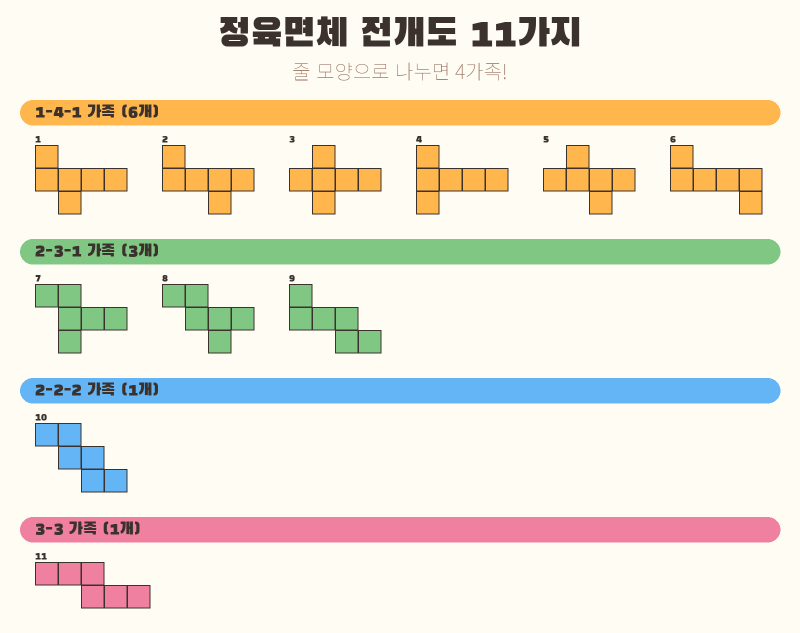
#> input picture blog/cube_nets/01_전개도_11가지.png, 1600 x 1266 px, found by its file name (shown at 1/2 size)
$ python -i render.py   (imports and definitions only)
#> lines starting #> are read from the running program, lines starting #| are printed output that depends on the picture
"""연도 랩! 1866~1953 뮤직비디오 생성기.

하늘·구름·빛·별·비·실루엣을 코드로 그려 장면을 만들고, timing.csv의 가사를
자막·연도 카드·연표 막대로 얹어 음원과 합칩니다.

    python3 render.py --still 5,25,50      # 해당 초의 정지 화면 PNG 미리보기
    python3 render.py                      # 전체 영상 렌더링 (out/modern_history_rap.mp4)

필요: pip install pillow numpy scipy imageio-ffmpeg
자산: assets/song.mp3, assets/fonts/{BlackHanSans-Regular,NotoSansKR,GowunDodum}.ttf
"""
import argparse
import csv
import json
import math
import os
import re
import subprocess
import sys
from multiprocessing import Pool

import numpy as np
from PIL import Image, ImageDraw, ImageFilter, ImageFont

W, H, FPS = 1920, 1080, 30
HERE = os.path.dirname(os.path.abspath(__file__))
# 곡 폴더: timing.csv, shots.csv, images/, assets/, out/, song.json(선택)이 있는 곳
SONG_DIR = os.path.abspath(os.environ.get("SONG_DIR", HERE))
ASSETS = os.environ.get("ASSETS", os.path.join(SONG_DIR, "assets"))
OUT = os.environ.get("OUT", os.path.join(SONG_DIR, "out"))
FONT_DISPLAY = os.path.join(ASSETS, "fonts", "BlackHanSans-Regular.ttf")
FONT_BODY = os.path.join(ASSETS, "fonts", "NotoSansKR.ttf")
FONT_SOFT = os.path.join(ASSETS, "fonts", "GowunDodum.ttf")
SONG = os.path.join(ASSETS, "song.mp3")
IMAGES = os.environ.get("IMAGES", os.path.join(SONG_DIR, "images"))
CFG = {
    "duration": 185.6,
    "title": "연도 랩!",
    "subtitle": "1866 ~ 1953 한국 근현대사",
    "timeline_years": [1866, 1871, 1876, 1884, 1894, 1897, 1905, 1910, 1919, 1945, 1948, 1950, 1953],
    "intro_end": 10.0,      # 처음 제목이 사라지는 시각, 연도 바가 나타나는 시각
    "outro_start": 173.0,   # 끝 제목이 나타나는 시각, 연도 바가 사라지는 시각
    "scenes": None,         # [[시각, 장면, 시드], ...] 없으면 아래 TIMELINE 사용
    "channel": "호크마 차일드 스터디",  # 화면 위쪽에 살짝 보이는 채널 이름 ("" 이면 안 보임)
    "layout": "history",    # "science": 그림이 잘 보이게 카드는 맨 위로 작게, 설명은 크게, 자막 20% 작게
}
# [3 lines not run here, left out]
DURATION = CFG["duration"]
TITLE = CFG["title"]
SUBTITLE = CFG["subtitle"]
TIMELINE_YEARS = CFG["timeline_years"]
SCIENCE = CFG["layout"] == "science"
SHORT = CFG["layout"] == "short"   # 간략본: 연도는 맨 위에 작게, 채널 이름은 오른쪽 위
MATH = CFG.get("panel") == "math"   # 수학 공식송: 왼쪽에 공식 카드
GEO = CFG.get("map") or MATH   # 지리송: "now"(지금 시도 지도) 또는 "old"(옛 지도). 왼쪽에 지도 판, 설명은 지도 제목으로


def hexc(s):
    s = s.lstrip("#")
    return np.array([int(s[i:i + 2], 16) / 255 for i in (0, 2, 4)], np.float32)


# ---------------------------------------------------------------- noise

# [15 lines left out: function fbm, not called in this run]


def smoothstep(a, b, x):
    t = np.clip((x - a) / (b - a), 0, 1)
    return t * t * (3 - 2 * t)


# [12 lines left out: functions blur, shift, not called in this run]


def gauss_sprite(r):
    y, x = np.mgrid[-r:r + 1, -r:r + 1]
    return np.exp(-(x * x + y * y) / (2 * (r / 2.2) ** 2)).astype(np.float32)


# [22 lines left out: functions add_sprite, over, not called in this run]


# ---------------------------------------------------------------- scenes

SCENES = {
    "magic": dict(sky=[(0, "#1d2b64"), (.35, "#5b4a9a"), (.62, "#e0729a"), (.82, "#ffb37a"), (1, "#ffd9a0")],
                  sun=(.72, .74), sun_col="#fff1c9", glow=1.0,
                  clouds=dict(band=.5, width=.28, cover=.55, shadow="#6a4f8f", lit="#ffd2a8", rim="#fff3d6", scale=3),
                  cirrus="#ffc8b8", rays=.35, flare=True, sil=["hills_dusk", "wires"], parts=["sparkle"]),
    "sea_dawn": dict(sky=[(0, "#24365e"), (.45, "#6f86b8"), (.66, "#f2b6a0"), (.72, "#ffe0b5"), (1, "#ffe0b5")],
                     sun=(.34, .69), sun_col="#fff4dc", glow=.9, horizon=.72,
                     sea=("#3a4d78", "#0f1830"),
                     clouds=dict(band=.33, width=.2, cover=.45, shadow="#7a7fa8", lit="#ffe6cf", rim="#fff6e8", scale=3),
                     cirrus="#ffd6c4", rays=.2, flare=True, sil=["ships"], parts=["sparkle_low"]),
    "hanok_sunset": dict(sky=[(0, "#2b1d4f"), (.4, "#8b3f6e"), (.66, "#f07b4f"), (.86, "#ffc46b"), (1, "#ffd98f")],
                         sun=(.5, .74), sun_col="#fff0c0", glow=1.1,
                         clouds=dict(band=.38, width=.24, cover=.5, shadow="#7b3a5a", lit="#ffc18a", rim="#ffe9c4", scale=3),
                         cirrus="#ffb894", rays=.45, flare=False, sil=["mountain_far", "hanok"], parts=["fireflies"]),
    "storm": dict(sky=[(0, "#262d38"), (.6, "#4c5562"), (1, "#6f7986")], sun=None, glow=0,
                  clouds=dict(band=.3, width=.45, cover=.85, shadow="#323844", lit="#7d8794", rim="#9aa3ae", scale=4),
                  cirrus=None, rays=0, flare=False, sil=["mountain_far", "hanok_dark"], parts=["rain"], dark=.25),
    "breaking": dict(sky=[(0, "#34405e"), (.5, "#a08f94"), (.8, "#e8b98e"), (1, "#f0cfa8")],
                     sun=(.52, .3), sun_col="#fff2d4", glow=.85,
                     clouds=dict(band=.42, width=.35, cover=.62, shadow="#6d6f86", lit="#fff0d0", rim="#ffffff", scale=3,
                                 hole=(.52, .3, .16)),
                     cirrus=None, rays=.6, flare=False, sil=["hills_day"], parts=["rise"]),
    "summer": dict(sky=[(0, "#1d63c4"), (.5, "#4fa3ef"), (.85, "#bfe6ff"), (1, "#e8f6ff")],
                   sun=(.84, .16), sun_col="#ffffff", glow=.9,
                   clouds=dict(band=.6, width=.24, cover=.7, shadow="#8fb3dc", lit="#ffffff", rim="#ffffff", scale=2.5),
                   cirrus="#ffffff", rays=.25, flare=True, sil=["hills_summer", "wires"], parts=["sparkle"]),
    "war_night": dict(sky=[(0, "#0b0f1e"), (.6, "#1d2240"), (1, "#3b2a3a")], sun=(.5, 1.05), sun_col="#ff7a50", glow=.35,
                      clouds=dict(band=.35, width=.4, cover=.75, shadow="#141a2b", lit="#4a4e6a", rim="#6a5a70", scale=4),
                      cirrus=None, rays=0, flare=False, sil=["hills_night"], parts=["rain"], dark=.2),
    "starry": dict(sky=[(0, "#050816"), (.5, "#0f1838"), (.85, "#2a3a6e"), (1, "#4a4f8a")], sun=None, glow=0,
                   stars=True,
                   clouds=dict(band=.88, width=.1, cover=.4, shadow="#1a2348", lit="#6a78b8", rim="#9aa6e0", scale=3),
                   cirrus=None, rays=0, flare=False, sil=["hills_night", "wires"], parts=["shooting"]),
    "sunrise": dict(sky=[(0, "#2a3f7a"), (.45, "#8ea0d8"), (.7, "#ffc9b0"), (.85, "#ffe7c2"), (1, "#fff1d8")],
                    sun=(.5, .8), sun_col="#fff6e0", glow=1.1,
                    clouds=dict(band=.42, width=.22, cover=.45, shadow="#8a8fc0", lit="#fff0e0", rim="#ffffff", scale=3),
                    cirrus="#ffd8cc", rays=.4, flare=True, sil=["hills_dawn"], parts=["petals"]),
}

# (start time, scene key, seed). Crossfade of XFADE seconds around each boundary.
TIMELINE = [(0, "magic", 11), (20.0, "sea_dawn", 21), (43.2, "hanok_sunset", 31), (75.5, "magic", 12),
            (86.0, "storm", 41), (92.4, "breaking", 42), (102.0, "summer", 51), (108.4, "war_night", 52),
            (114.8, "starry", 61), (151.2, "magic", 13), (163.0, "sunrise", 71)]
if CFG["scenes"]:
    TIMELINE = [tuple(x) for x in CFG["scenes"]]
XFADE = 1.0
CLOUD_PAD = 520


# [4 lines left out: function scene_span, not called in this run]


class Scene:
    # [367 lines left out: functions __init__, _milky_way, _stars, _clouds, _make_sea, _rays_flare and 5 more, not called in this run]


# ---------------------------------------------------------------- text

class Text:
    def __init__(self):
        self.cache = {}

    # [43 lines left out: functions font, label, not called in this run]


FRAC_RE = re.compile(r"(\d+)/(\d+)")


# [42 lines left out: function frac_mask, not called in this run]


TX = None


# [5 lines left out: function tx, not called in this run]


def ease(x):
    x = min(1, max(0, x))
    return 1 - (1 - x) ** 3


def load_lines():
    rows = []
    with open(os.path.join(SONG_DIR, "timing.csv"), encoding="utf-8-sig") as f:
        for r in csv.DictReader(f):
            r["start"], r["end"] = float(r["start"]), float(r["end"])
            rows.append(r)
    return rows


# [1 line that did not run here, left out]


# ---------------------------------------------------------------- image shots

SHOT_FADE = .5
SHOT_SCALE = 1.14


def load_shots():
    path = os.path.join(SONG_DIR, "shots.csv")
    if not os.path.exists(path):
        return []
    rows = []
    with open(path, encoding="utf-8") as f:
        for r in csv.DictReader(f):
            r["start"], r["end"] = float(r["start"]), float(r["end"])
            if os.path.exists(os.path.join(IMAGES, r["image"])):
                rows.append(r)
    return rows


SHOTS = load_shots()
_IMG = {}


def shot_image(name):
    """Cover-fit the picture to a canvas slightly larger than the frame (room for pan/zoom)."""
#> called with name = '../../blog/cube_nets/01_전개도_11가지.png'
    if name not in _IMG:
        if len(_IMG) >= 6:
            _IMG.pop(next(iter(_IMG)))
        im = Image.open(os.path.join(IMAGES, name)).convert("RGB")
#> im is the input picture: PIL image 1600x1266 RGB; mean R, G, B 235.5, 230.3, 217.2
        cw, ch = int(W * SHOT_SCALE), int(H * SHOT_SCALE)
        k = max(cw / im.width, ch / im.height)
#> k = 1.37
        im = im.resize((math.ceil(im.width * k), math.ceil(im.height * k)), Image.LANCZOS)
#> im: PIL image 2188x1732 RGB
        x0, y0 = (im.width - cw) // 2, (im.height - ch) // 2
#> x0 = 0; y0 = 250
        _IMG[name] = im.crop((x0, y0, x0 + cw, y0 + ch))
    return _IMG[name]
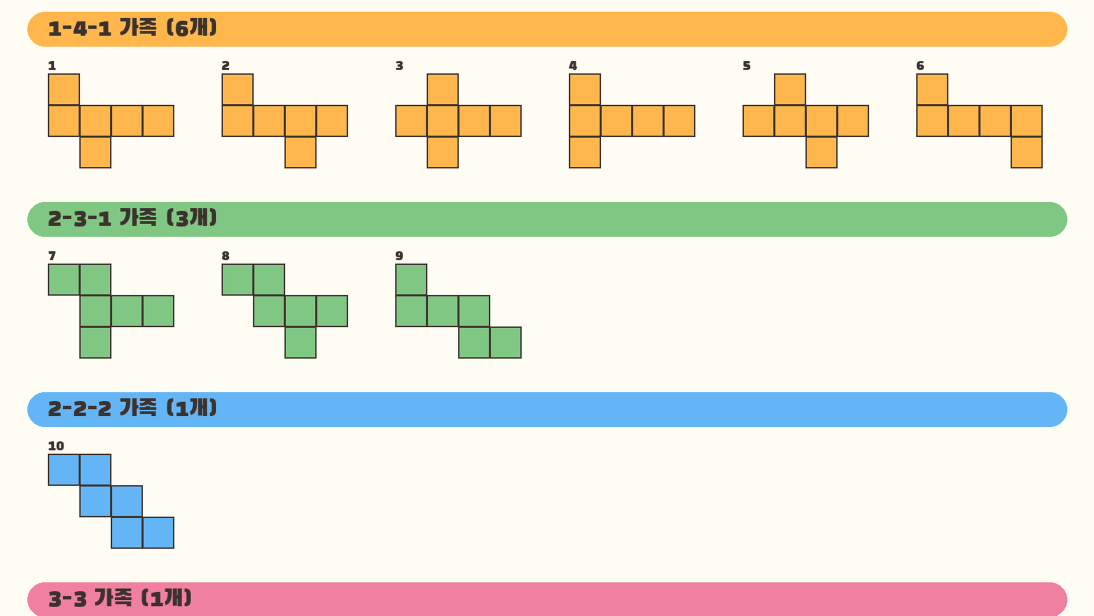
#> returned value: PIL image 2188x1231 RGB (shown at 1/2 size); mean R, G, B 231.3, 226.5, 210.9


class FX:
    """Particle overlays for picture shots, borrowing the scene particle code."""
    _particles = Scene._particles
    _rain_tex = Scene._rain_tex
    _petals = Scene._petals

    # [9 lines left out: function __init__, not called in this run]


_FX = {}
_SHOT_VIG = None


# [56 lines left out: functions render_shot, shot_layer, active, not called in this run]


def years_of(s):
    return [int(y) for y in re.findall(r"\d{4}", s or "")]


# [10 lines left out: function timeline_keys, not called in this run]


SUB_SIZE, SUB_SIZE_HOOK = (84, 92) if SCIENCE else (116, 128)
SUB_MAXW = 1800
SUB_BOTTOM = 968


# [134 lines left out: functions wrap_lines, draw_subtitle, draw_card, draw_timeline, draw_title, draw_channel, not called in this run]


# ---------------------------------------------------------------- frame

_SCENES = {}


# [35 lines left out: functions get_scene, frame, scene_frame, not called in this run]


# ---------------------------------------------------------------- 지리송 지도 판

MAP_X, MAP_Y, MAP_W, MAP_H = 40, 40, 600, 760
MAP_RIGHT_CX = (MAP_X + MAP_W + W) // 2
_MAPS, _MAP_IMG = {}, {}
# [13 lines not run here, left out]


# [36 lines left out: functions map_spec, map_image, draw_map, not called in this run]


# CLEAN=1: 자막·연도 카드·연도 바 없이 그림만 (싱크 도구에서 쓸 미리보기용)
CLEAN = os.environ.get("CLEAN") == "1"


# [79 lines left out: functions overlay, ffmpeg, render_chunk, main, not called in this run]


# [2 lines not run here, left out]

>>> result = shot_image('../../blog/cube_nets/01_전개도_11가지.png')

$ run again, on blog/cube_nets/03_2-3-1_가족.png
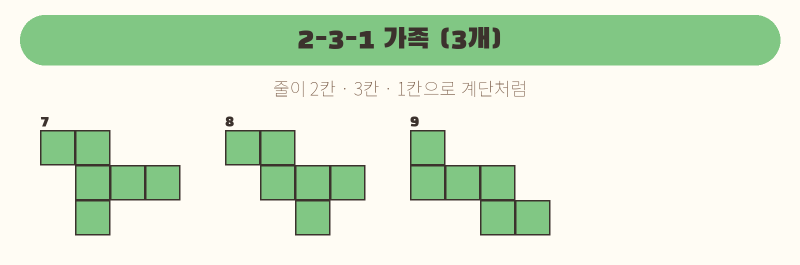
#> input picture blog/cube_nets/03_2-3-1_가족.png, 1600 x 530 px, found by its file name (shown at 1/2 size)
#> in shot_image, im is the input picture: PIL image 1600x530 RGB; mean R, G, B 217, 232.7, 209.5
#> in shot_image, `im = im.resize((math.ceil(im.width * k), math.ceil(im.height * k)), Im..`:
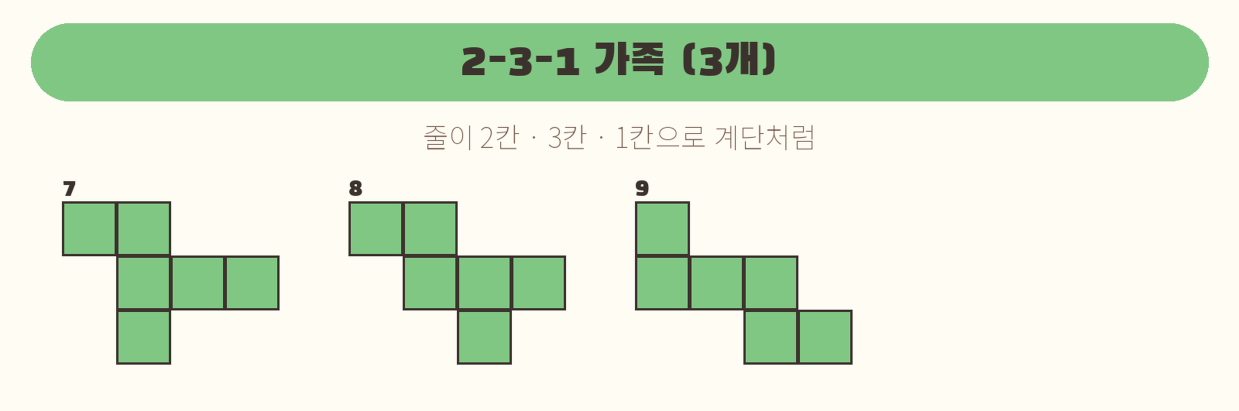
#> im: PIL image 3717x1231 RGB (shown at 1/3 size); mean R, G, B 216.9, 232.6, 209.4
#> in shot_image, `return _IMG[name]`:
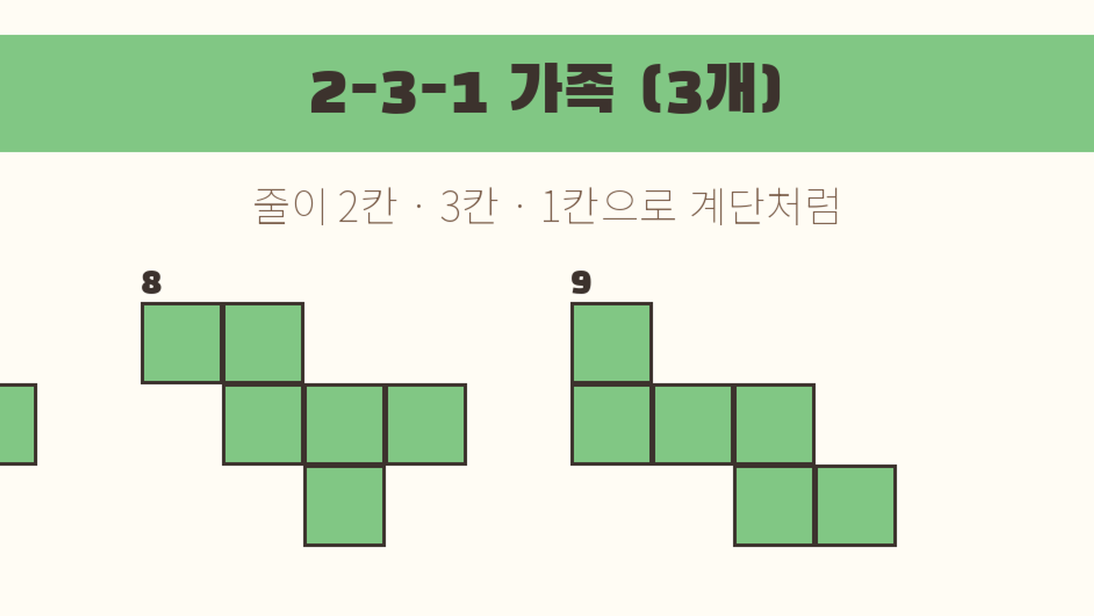
#> returned value: PIL image 2188x1231 RGB (shown at 1/2 size); mean R, G, B 212.2, 229.3, 204.9

$ run again, on blog/cube_nets/04_2-2-2_가족.png
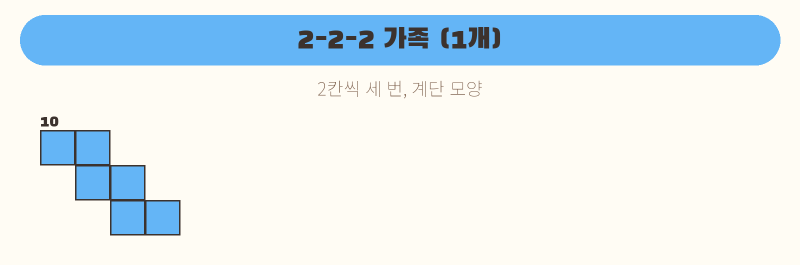
#> input picture blog/cube_nets/04_2-2-2_가족.png, 1600 x 530 px, found by its file name (shown at 1/2 size)
#> in shot_image, im is the input picture: PIL image 1600x530 RGB; mean R, G, B 221, 234.6, 241.2
#> im: PIL image 3717x1231 RGB
#> in shot_image, `return _IMG[name]`:
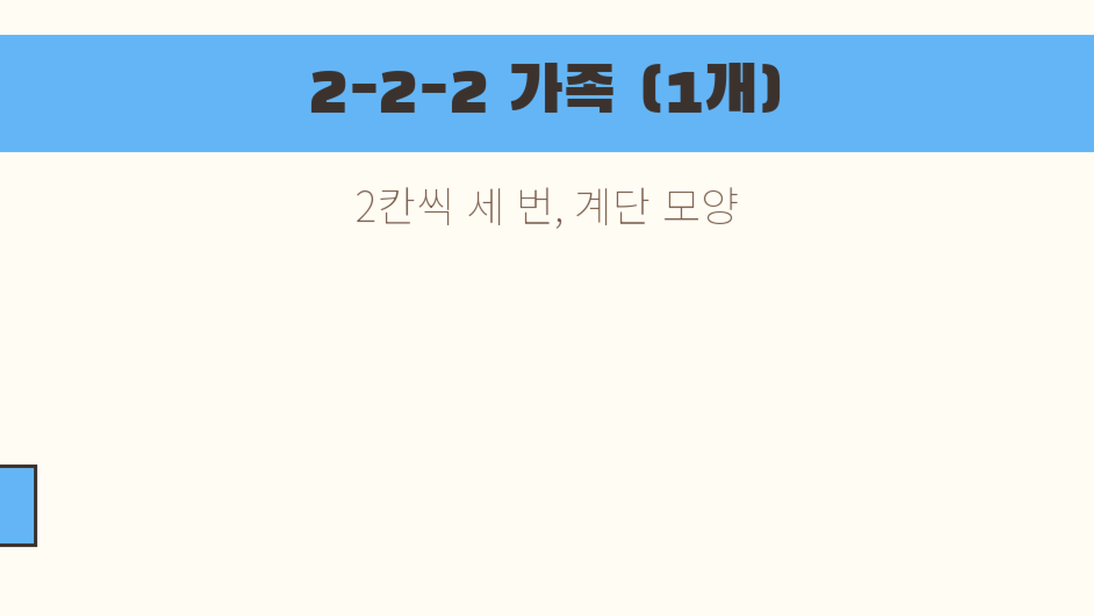
#> returned value: PIL image 2188x1231 RGB (shown at 1/2 size); mean R, G, B 223.7, 235.6, 240.7
